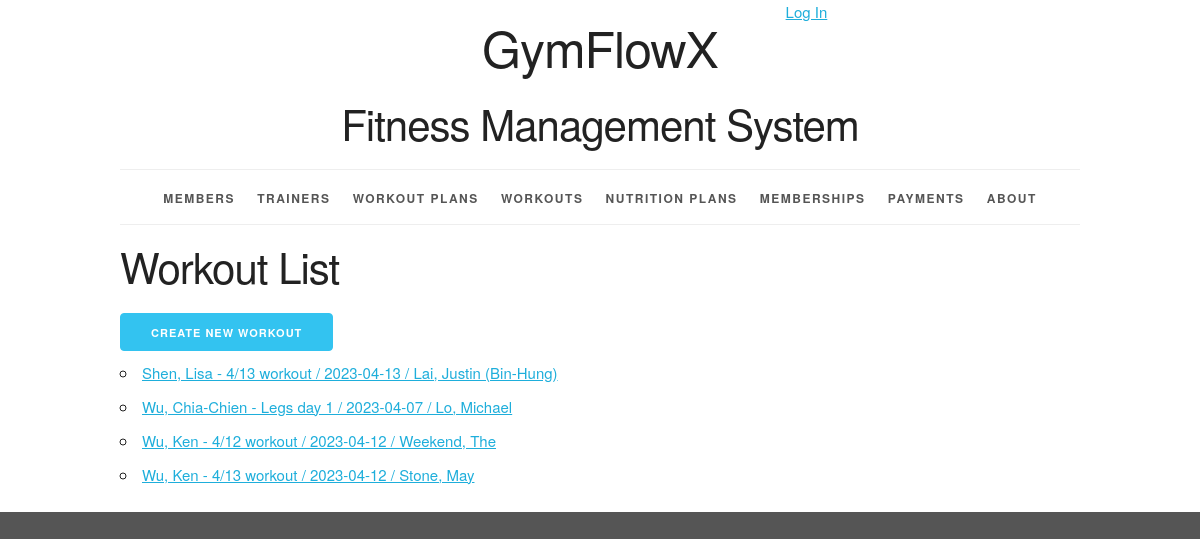
Page /workout/ on the earlier database version.
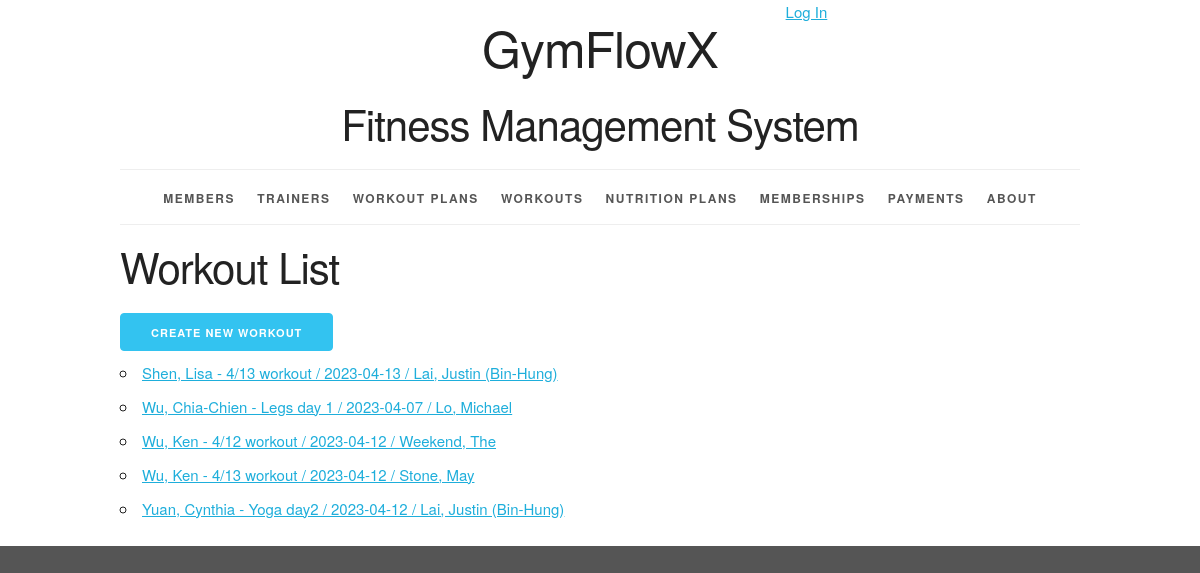
Same page on the later database version.
### workoutinfo/models.py (models this page shows, shortened)
class Workout(models.Model):
    workout_id = models.AutoField(primary_key=True)
    date = models.DateField()
    name = models.CharField(max_length=255)
    description = models.TextField()
    duration = models.IntegerField(help_text='Enter duration in minutes')
    workout_plan = models.ForeignKey(WorkoutPlan, related_name='workouts', on_delete=models.PROTECT)
    member = models.ForeignKey(Member, related_name='workouts', on_delete=models.PROTECT)
    trainer = models.ForeignKey(Trainer, related_name='workouts', on_delete=models.PROTECT)
    def __str__(self):
        return f"{self.member} - {self.name} / {self.date} / {self.trainer}"
    def get_absolute_url(self):
        return reverse('workoutinfo_workout_detail_urlpattern',
                       kwargs={'pk': self.pk}
                       )
    class Meta:
        ordering = ['member', 'name', 'date']
        constraints = [
            UniqueConstraint(fields=['member', 'name'], name='unique_workout')
        ]

class Member(models.Model):
    MALE = 'M'
    FEMALE = 'F'
    OTHER = 'O'
    GENDER_CHOICES = [
        (MALE, 'Male'),
        (FEMALE, 'Female'),
        (OTHER, 'Other'),
    ]
    member_id = models.AutoField(primary_key=True)
    first_name = models.CharField(max_length=45)
    last_name = models.CharField(max_length=45)
    disambiguator = models.CharField(max_length=45, blank=True, default='')
    gender = models.CharField(max_length=1, choices=GENDER_CHOICES)
    phone_number = models.CharField(
        max_length=15,
        validators=[RegexValidator(
            r'^\+?\d{9,15}$',
            'Enter a valid phone number.'
        )]
    )
    def __str__(self):
        if self.disambiguator == '':
            return '%s, %s' % (self.last_name, self.first_name)
        else:
            result = '%s, %s (%s)' % (self.last_name, self.first_name, self.disambiguator)
        return result
    class Meta:
        ordering = ['last_name', 'first_name', 'disambiguator']
        constraints = [
            models.UniqueConstraint(fields=['last_name', 'first_name', 'phone_number'], name='unique_member')
        ]

class Trainer(models.Model):
    GENDER_CHOICES = [
        ('M', 'Male'),
        ('F', 'Female'),
        ('O', 'Other'),
    ]
    member_id = models.AutoField(primary_key=True)
    first_name = models.CharField(max_length=45)
    last_name = models.CharField(max_length=45)
    disambiguator = models.CharField(max_length=45, blank=True, default='')
    gender = models.CharField(max_length=1, choices=GENDER_CHOICES)
    phone_number = models.CharField(
        max_length=15,
        validators=[RegexValidator(
            r'^\+?\d{9,15}$',
            'Enter a valid phone number.'
        )]
    )
    def __str__(self):
        if self.disambiguator == '':
            return '%s, %s' % (self.last_name, self.first_name)
        else:
            result = '%s, %s (%s)' % (self.last_name, self.first_name, self.disambiguator)
        return result
    class Meta:
        ordering = ['last_name', 'first_name', 'disambiguator']
        constraints = [
            UniqueConstraint(fields=['last_name', 'first_name', 'phone_number'], name='unique_trainer')
        ]

### workoutinfo/views.py (the view)
class WorkoutList(ListView):
    model = Workout

### workoutinfo/templates/workoutinfo/workout_list.html (shortened to what this page needs)
{% extends 'workoutinfo/base.html' %}
{% block content %}
    <h2>Workout List</h2>
    <div>
      <a href="{% url 'workoutinfo_workout_create_urlpattern' %}"
      class="button button-primary">
        Create New Workout</a>
    </div>
    <ul>
        {% for workout in workout_list %}
            <li>
                <a href="{{ workout.get_absolute_url }}">{{ workout }}</a>
            </li>
        {% empty %}
            <li><em>There are currently no workouts available.</em></li>
        {% endfor %}
    </ul>
{% endblock %}

Differences in the rows shown:
added Workout: member+name+date "Yuan, Cynthia - Yoga day2 / 2023-04-12 / Lai, Justin (Bin-Hung)"
